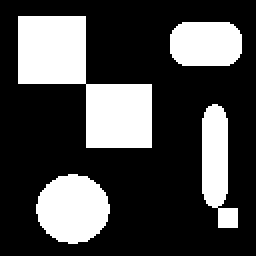
%> input picture lab10/ccl2.png, 128 x 128 px (shown 2 times larger)
$ octave lab10b.m   (GNU Octave 9; MATLAB toolbox functions it lacks are replaced by stand-ins)
%> lines starting %> are read from the running program, lines starting %| are printed output that depends on the picture; in (x1, y1, x2, y2) boxes, pixels count from 0 and x2, y2 are one past the last pixel; in counts of white or black regions, pixels touching at a corner belong together; the program's own positions count from 1
clear;
clc;
close all;

I = imread('ccl2.png');
%> I: size 128x128 logical; 28.3% white; 4 white regions, box (x1, y1, x2, y2) and area: (9, 8, 76, 74) 2212, (18, 87, 55, 122) 987, (85, 11, 121, 33) 724, (101, 52, 119, 114) 716
I2 = bwlabel(I,8);
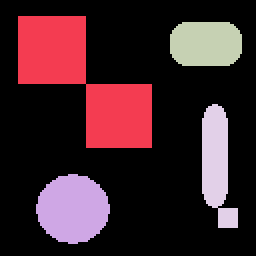
%> I2: size 128x128 double (shown 2 times larger); 5 distinct labels, from 0 to 4; one colour per label, 0 black
I3 = bwlabel(I,4);
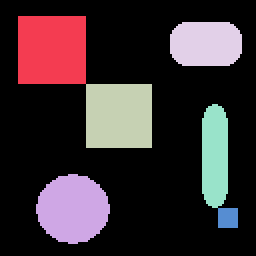
%> I3: size 128x128 double (shown 2 times larger); 7 distinct labels, from 0 to 6; one colour per label, 0 black

subplot(1,3,1)
imshow(I,[]);
subplot(1,3,2)
imshow(I2,[]);
subplot(1,3,3)
imshow(I3,[]);

$ run again, with lab10/shapes.png copied over lab10/ccl2.png
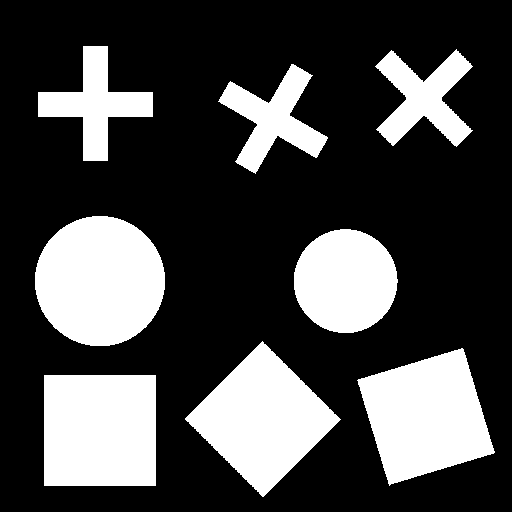
%> input picture lab10/shapes.png, 512 x 512 px
%> I: size 512x512 logical; 28% white; 8 white regions, largest, box (x1, y1, x2, y2) and area: (35, 216, 165, 346) 13293, (44, 375, 156, 486) 12432, (185, 341, 341, 497) 12212
%> `I2 = bwlabel(I,8);`:
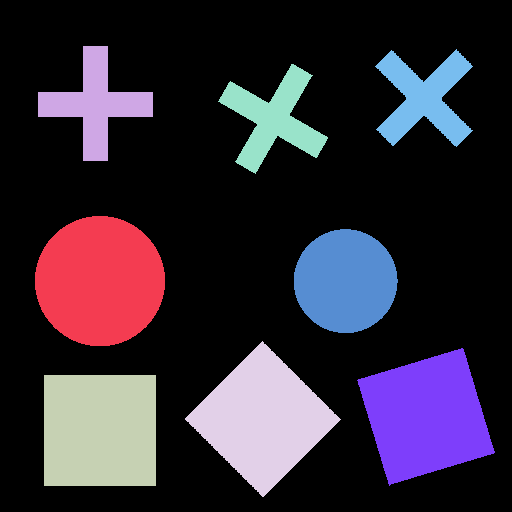
%> I2: size 512x512 double; 9 distinct labels, from 0 to 8; one colour per label, 0 black
